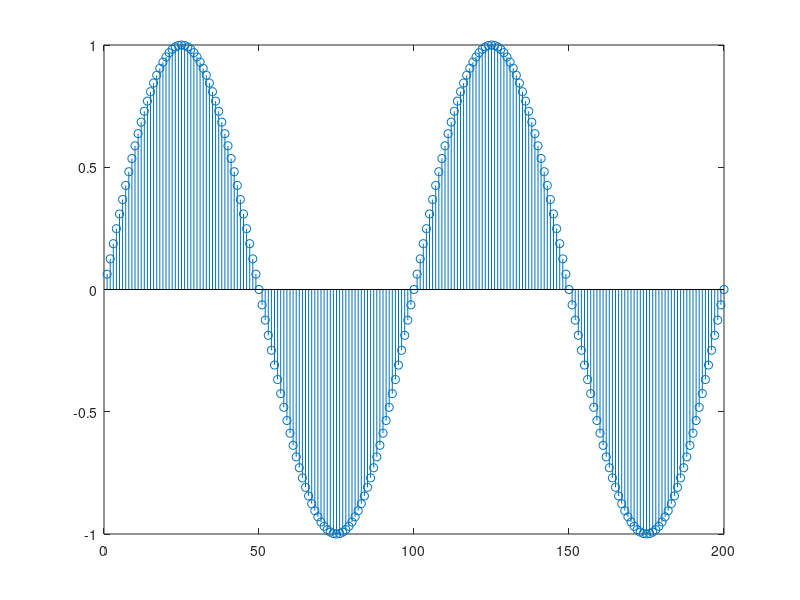
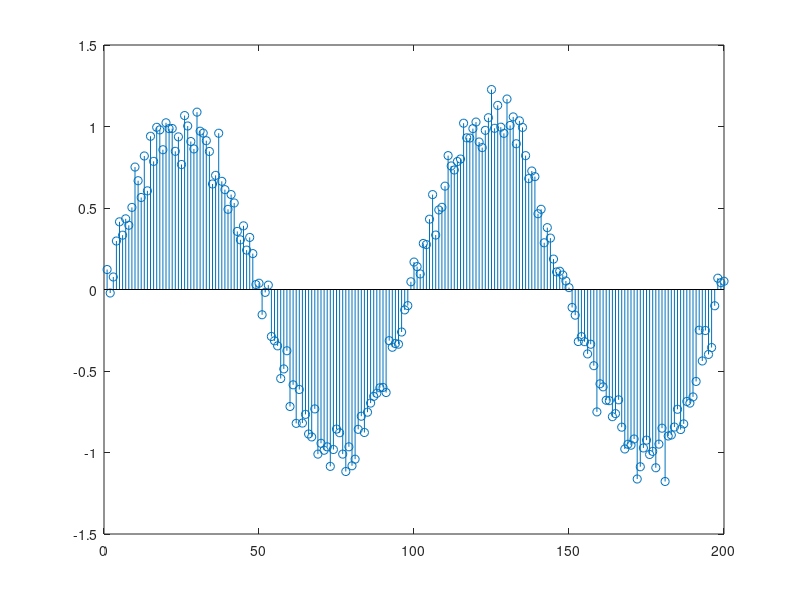

The MATLAB source for these figures, in order: (Note: this script raises an error after producing the figures.)
Nototal=220500
n=1:1:200;
x1=sin(2*pi*(1/100)*n);
%noise = x1+0.1*sin(2*pi*50/441)*n)+0.05*sin(2*pi*(50/441)*n);
noise1=awgn(x1,20);
figure(1);
stem(n,x1);
figure(2);
stem(n,noise1);
ll
sound(noise1,44100);
